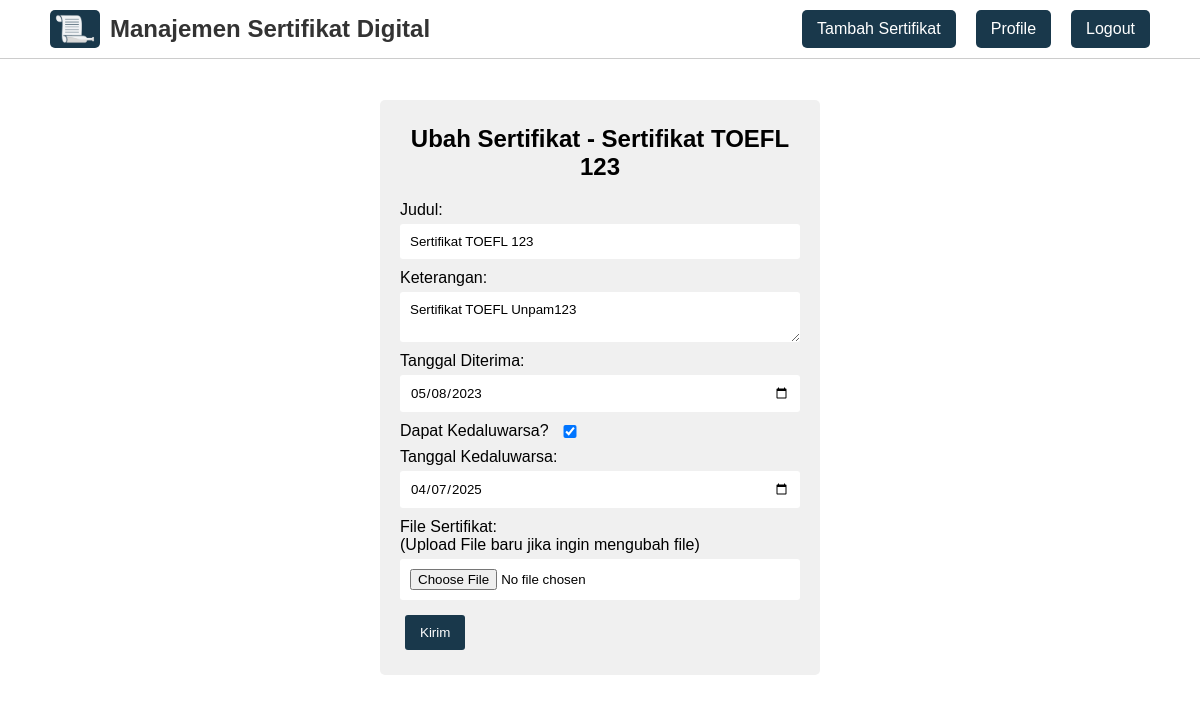
/ubah_sertifikat.php?id_sertifikat=2 (signed in), run on an earlier commit of the app's database.
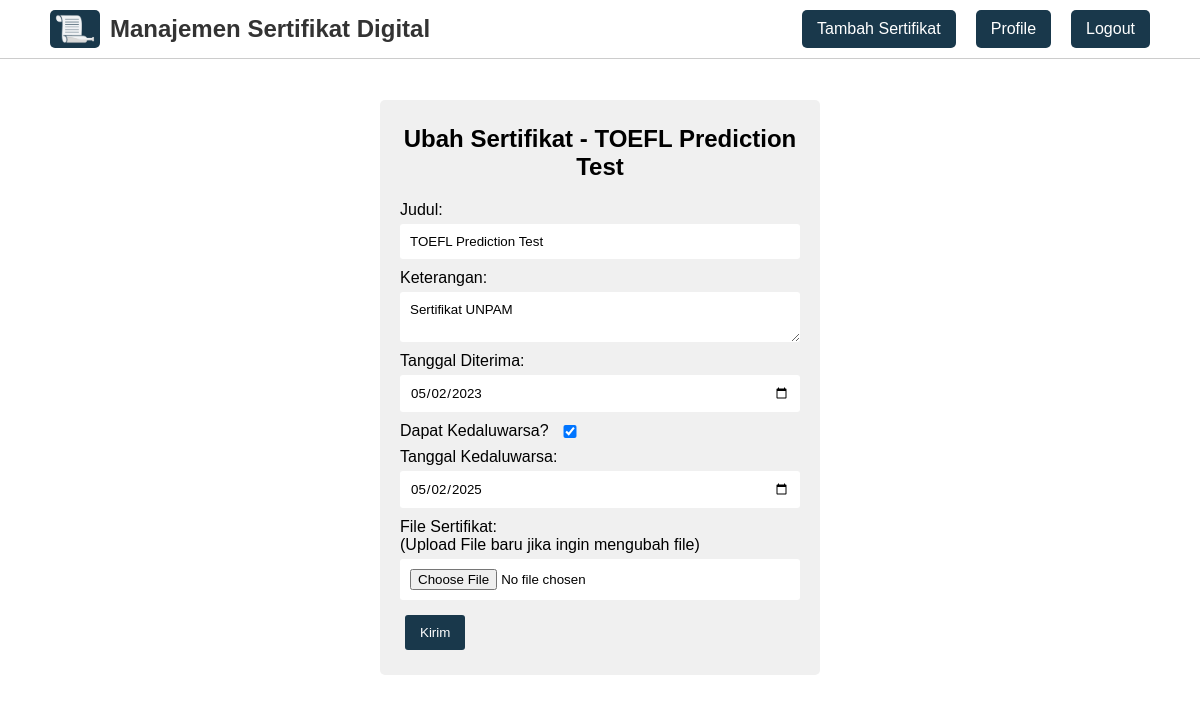
And on a later commit of the database.
### tables this page shows
CREATE TABLE `sertifikat` (
  `id_sertifikat` int(11) NOT NULL,
  `judul` varchar(100) NOT NULL,
  `keterangan` text NOT NULL,
  `tanggal_diterima` date NOT NULL,
  `tanggal_kedaluwarsa` date DEFAULT NULL,
  `file_sertifikat` text NOT NULL,
  `id_user` int(11) NOT NULL
);

### ubah_sertifikat.php (the view, shortened to what this page needs)
<?php
require_once 'koneksi.php';
$id_user = $_SESSION['id_user'];
$id_sertifikat = $_GET['id_sertifikat'];
$sertifikat = mysqli_query($koneksi, "SELECT * FROM sertifikat INNER JOIN user ON sertifikat.id_user = user.id_user WHERE sertifikat.id_sertifikat = '$id_sertifikat' && sertifikat.id_user = '$id_user'");
$data_sertifikat = mysqli_fetch_assoc($sertifikat);
?>
<html>
<head>
    <?php include_once 'head.php'; ?>
</head>
<body>
    <?php include_once 'navbar.php'; ?>
    <div class="container">
        <form method="post" class="login-form" enctype="multipart/form-data">
            <h2>Ubah Sertifikat - <?= $data_sertifikat['judul']; ?></h2>
            <label for="judul">Judul:</label>
            <input type="text" id="judul" name="judul" value="<?= $data_sertifikat['judul']; ?>" required>
            <label for="keterangan">Keterangan:</label>
            <textarea id="keterangan" name="keterangan" required><?= $data_sertifikat['keterangan']; ?></textarea>
            <label for="tanggal_diterima">Tanggal Diterima:</label>
            <input type="date" id="tanggal_diterima" name="tanggal_diterima" required value="<?= date("Y-m-d", strtotime($data_sertifikat['tanggal_diterima'])); ?>">
            <label for="kedaluwarsa">Dapat Kedaluwarsa?</label>
            <?php if ($data_sertifikat['tanggal_kedaluwarsa'] == '0000-00-00'): ?>
                <input type="checkbox" name="kedaluwarsa" id="kedaluwarsa" style="margin-left: -30px; margin-top: -20px;">
                <div style="display: none;" id="form_tanggal_kedaluwarsa">
                    <label for="tanggal_kedaluwarsa">Tanggal Kedaluwarsa:</label>
                    <input type="date" id="tanggal_kedaluwarsa" name="tanggal_kedaluwarsa" value="<?= date("Y-m-d", strtotime($data_sertifikat['tanggal_kedaluwarsa'])); ?>">
                </div>
            <?php else: ?>
                <input type="checkbox" name="kedaluwarsa" id="kedaluwarsa" style="margin-left: -30px; margin-top: -20px;" checked>
                <div id="form_tanggal_kedaluwarsa">
                    <label for="tanggal_kedaluwarsa">Tanggal Kedaluwarsa:</label>
                    <input type="date" id="tanggal_kedaluwarsa" name="tanggal_kedaluwarsa" value="<?= date("Y-m-d", strtotime($data_sertifikat['tanggal_kedaluwarsa'])); ?>">
                </div>
            <?php endif ?>
            <label for="file_sertifikat">File Sertifikat: <br> (Upload File baru jika ingin mengubah file)</label>
            <input type="file" name="file_sertifikat" id="file_sertifikat">
            <button type="submit" name="btnUbah" class="btn">Kirim</button>
        </form>
    </div>
</body>
</html>

What changed in the data, as far as the page shows it:
changed sertifikat: judul "Sertifikat TOEFL 123" → "TOEFL Prediction Test"; keterangan "Sertifikat TOEFL Unpam123" → "Sertifikat UNPAM"; tanggal_diterima "05/08/2023" → "05/02/2023"; tanggal_kedaluwarsa "04/07/2025" → "05/02/2025"
